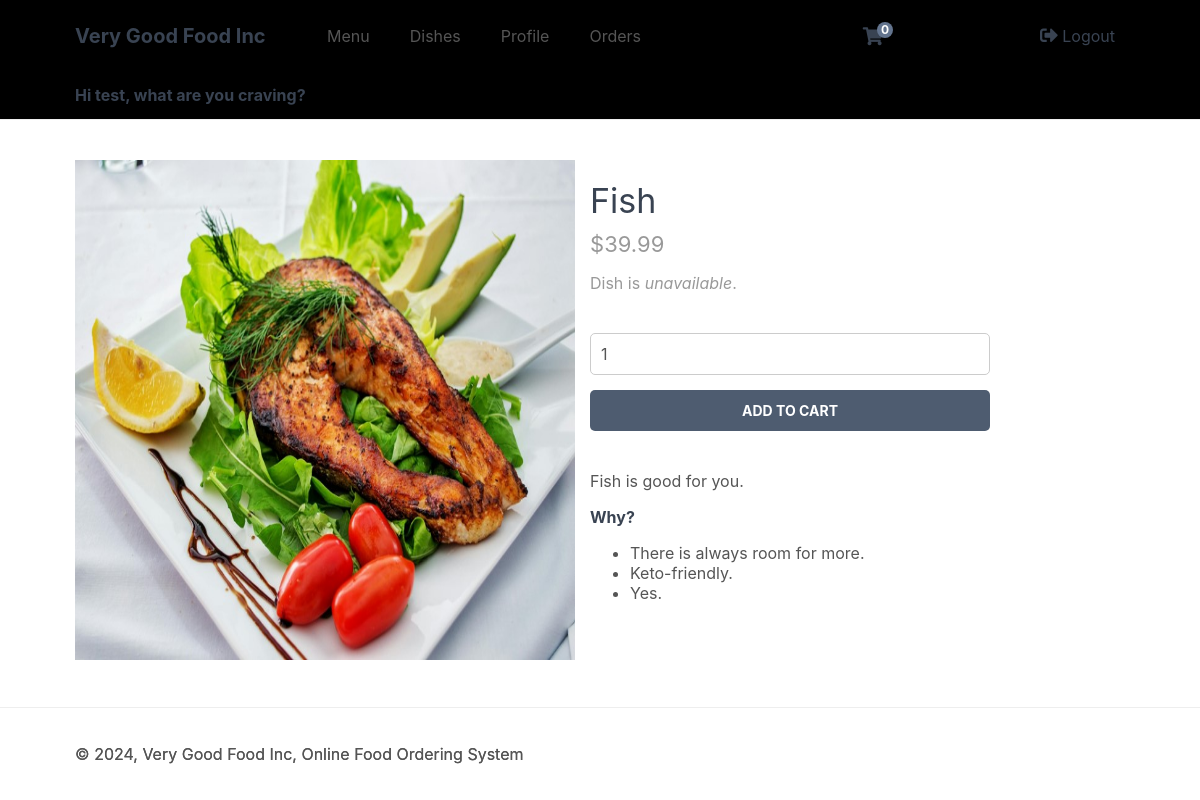
Page /index.php?page=product&id=3 (signed in) on the earlier database version.
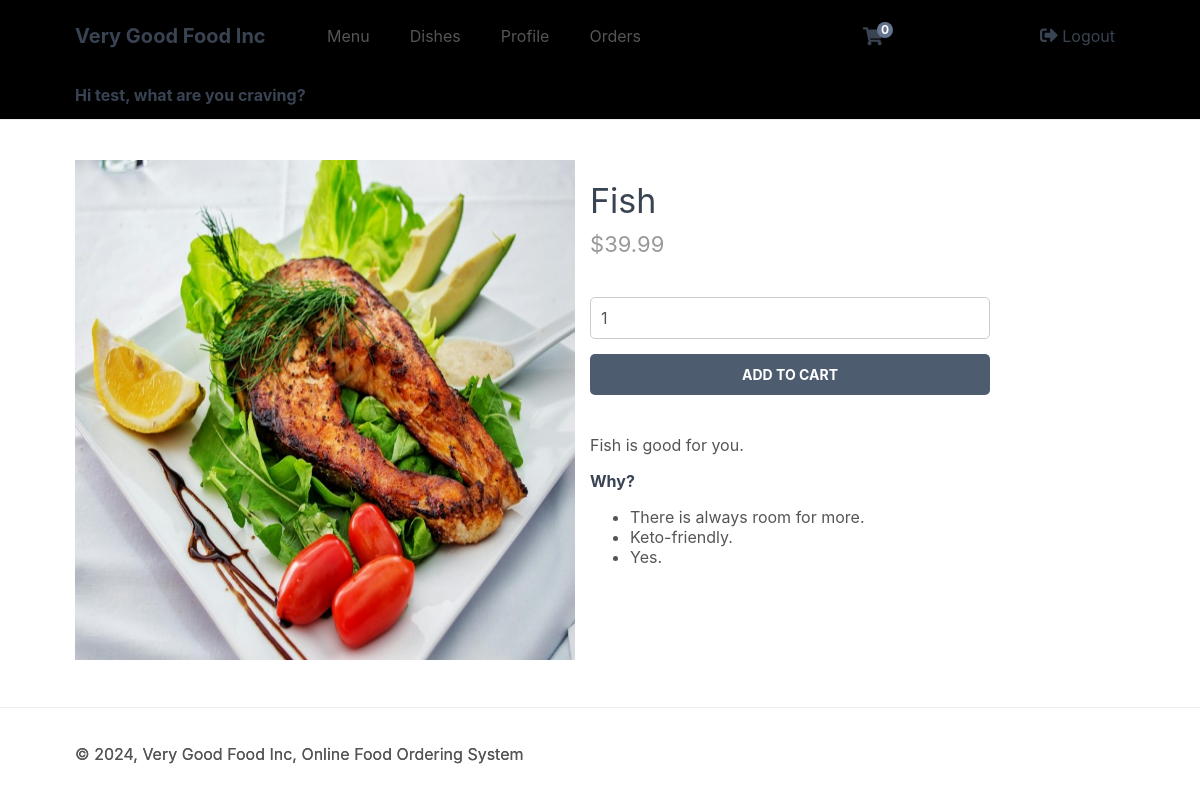
Same page on the later database version.
### product.php (the view, shortened to what this page needs)
<?php
if (isset($_GET['id'])) {
    $stmt = $pdo->prepare('SELECT * FROM dishes WHERE id = ?');
    $stmt->execute([$_GET['id']]);
    $dish = $stmt->fetch(PDO::FETCH_ASSOC);
} else {
    error_page('Dish ID not specified', 'The dish ID is required to display a dish.');
    exit();
}
?>
<?=template_header($dish['name'])?>
<div class="product content-wrapper">
    <img src="imgs/<?=$dish['img']?>" width="500" height="500" alt="<?=$dish['name']?>">
    <div>
        <h1 class="name"><?=$dish['name']?></h1>
        <span class="price">
            &dollar;<?=$dish['price']?>
            <?php if ($dish['quantity'] === 0): ?>
            <p>Dish is <span style="font-style:oblique">unavailable</span>.</p>
            <?php endif; ?>
        </span>
        <form action="index.php?page=cart" method="post">
            <input type="number" name="quantity" value="1" min="1" max="<?=$dish['quantity']?>" placeholder="Quantity" required>
            <input type="submit" value="Add To Cart">
        </form>
        <div class="description">
            <?=$dish['description']?>
        </div>
    </div>
</div>
<?=template_footer()?>

Differences in the rows shown:
changed dishes "Fish": quantity 0 → 4 (drawn)
Other differences:
text no longer shown: "Dish is unavailable ."
